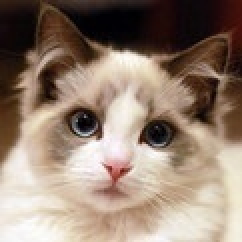
#> input picture Demo3/images/my_image.jpg, 121 x 121 px (shown 2 times larger)
$ jupyter execute --allow-errors assignment4_2.ipynb   (shell and % lines are left out)   (older library calls are emulated)
#> lines starting #> are read from the running program, lines starting #| are printed output that depends on the picture
# Deep Neural Network for Image Classification: Application

When you finish this, you will have finished the last programming assignment of Week 4, and also the last programming assignment of this course!

You will use use the functions you'd implemented in the previous assignment to build a deep network, and apply it to cat vs non-cat classification. Hopefully, you will see an improvement in accuracy relative to your previous logistic regression implementation.

**After this assignment you will be able to:**
- Build and apply a deep neural network to supervised learning.

Let's get started!

## 1 - Packages

Let's first import all the packages that you will need during this assignment.
- [numpy](www.numpy.org) is the fundamental package for scientific computing with Python.
- [matplotlib](http://matplotlib.org) is a library to plot graphs in Python.
- [h5py](http://www.h5py.org) is a common package to interact with a dataset that is stored on an H5 file.
- [PIL](http://www.pythonware.com/products/pil/) and [scipy](https://www.scipy.org/) are used here to test your model with your own picture at the end.
- dnn_app_utils provides the functions implemented in the "Building your Deep Neural Network: Step by Step" assignment to this notebook.
- np.random.seed(1) is used to keep all the random function calls consistent. It will help us grade your work.

[cell 1]
import time
import numpy as np
import h5py
import matplotlib.pyplot as plt
import scipy
from PIL import Image
from scipy import ndimage
from dnn_app_utils_v2 import *

plt.rcParams['figure.figsize'] = (5.0, 4.0) # set default size of plots
plt.rcParams['image.interpolation'] = 'nearest'
plt.rcParams['image.cmap'] = 'gray'


np.random.seed(1)

## 2 - Dataset

You will use the same "Cat vs non-Cat" dataset as in "Logistic Regression as a Neural Network" (Assignment 2). The model you had built had 70% test accuracy on classifying cats vs non-cats images. Hopefully, your new model will perform a better!

**Problem Statement**: You are given a dataset ("data.h5") containing:
    - a training set of m_train images labelled as cat (1) or non-cat (0)
    - a test set of m_test images labelled as cat and non-cat
    - each image is of shape (num_px, num_px, 3) where 3 is for the 3 channels (RGB).

Let's get more familiar with the dataset. Load the data by running the cell below.

#> (a cell that did not finish here is left out)

The following code will show you an image in the dataset. Feel free to change the index and re-run the cell multiple times to see other images.

[cell 3]
# Example of a picture
index = 7
#> (the rest of this cell did not finish here and is left out)

#> (a cell that did not finish here is left out)

As usual, you reshape and standardize the images before feeding them to the network. The code is given in the cell below.

<caption><center> <u>Figure 1</u>: Image to vector conversion. <br> </center></caption>

#> (a cell that did not finish here is left out)

$12,288$ equals $64 \times 64 \times 3$ which is the size of one reshaped image vector.

## 3 - Architecture of your model

Now that you are familiar with the dataset, it is time to build a deep neural network to distinguish cat images from non-cat images.

You will build two different models:
- A 2-layer neural network
- An L-layer deep neural network

You will then compare the performance of these models, and also try out different values for $L$.

Let's look at the two architectures.

### 3.1 - 2-layer neural network

<caption><center> <u>Figure 2</u>: 2-layer neural network. <br> The model can be summarized as: ***INPUT -> LINEAR -> RELU -> LINEAR -> SIGMOID -> OUTPUT***. </center></caption>

<u>Detailed Architecture of figure 2</u>:
- The input is a (64,64,3) image which is flattened to a vector of size $(12288,1)$.
- The corresponding vector: $[x_0,x_1,...,x_{12287}]^T$ is then multiplied by the weight matrix $W^{[1]}$ of size $(n^{[1]}, 12288)$.
- You then add a bias term and take its relu to get the following vector: $[a_0^{[1]}, a_1^{[1]},..., a_{n^{[1]}-1}^{[1]}]^T$.
- You then repeat the same process.
- You multiply the resulting vector by $W^{[2]}$ and add your intercept (bias).
- Finally, you take the sigmoid of the result. If it is greater than 0.5, you classify it to be a cat.

### 3.2 - L-layer deep neural network

It is hard to represent an L-layer deep neural network with the above representation. However, here is a simplified network representation:

<caption><center> <u>Figure 3</u>: L-layer neural network. <br> The model can be summarized as: ***[LINEAR -> RELU] $\times$ (L-1) -> LINEAR -> SIGMOID***</center></caption>

<u>Detailed Architecture of figure 3</u>:
- The input is a (64,64,3) image which is flattened to a vector of size (12288,1).
- The corresponding vector: $[x_0,x_1,...,x_{12287}]^T$ is then multiplied by the weight matrix $W^{[1]}$ and then you add the intercept $b^{[1]}$. The result is called the linear unit.
- Next, you take the relu of the linear unit. This process could be repeated several times for each $(W^{[l]}, b^{[l]})$ depending on the model architecture.
- Finally, you take the sigmoid of the final linear unit. If it is greater than 0.5, you classify it to be a cat.

### 3.3 - General methodology

As usual you will follow the Deep Learning methodology to build the model:
    1. Initialize parameters / Define hyperparameters
    2. Loop for num_iterations:
        a. Forward propagation
        b. Compute cost function
        c. Backward propagation
        d. Update parameters (using parameters, and grads from backprop)
    4. Use trained parameters to predict labels

Let's now implement those two models!

## 4 - Two-layer neural network

**Question**:  Use the helper functions you have implemented in the previous assignment to build a 2-layer neural network with the following structure: *LINEAR -> RELU -> LINEAR -> SIGMOID*. The functions you may need and their inputs are:
```python
def initialize_parameters(n_x, n_h, n_y):
    ...
    return parameters
def linear_activation_forward(A_prev, W, b, activation):
    ...
    return A, cache
def compute_cost(AL, Y):
    ...
    return cost
def linear_activation_backward(dA, cache, activation):
    ...
    return dA_prev, dW, db
def update_parameters(parameters, grads, learning_rate):
    ...
    return parameters
```

[cell 6]
### CONSTANTS DEFINING THE MODEL ####
n_x = 12288     # num_px * num_px * 3
n_h = 7
n_y = 1
layers_dims = (n_x, n_h, n_y)

[cell 7]
# GRADED FUNCTION: two_layer_model

# [91 lines left out: function two_layer_model, not called in this run]

Run the cell below to train your parameters. See if your model runs. The cost should be decreasing. It may take up to 5 minutes to run 2500 iterations. Check if the "Cost after iteration 0" matches the expected output below, if not click on the square (⬛) on the upper bar of the notebook to stop the cell and try to find your error.

#> (a cell that did not finish here is left out)

**Expected Output**:
<table>
    <tr>
        <td> **Cost after iteration 0**</td>
        <td> 0.6930497356599888 </td>
    </tr>
    <tr>
        <td> **Cost after iteration 100**</td>
        <td> 0.6464320953428849 </td>
    </tr>
    <tr>
        <td> **...**</td>
        <td> ... </td>
    </tr>
    <tr>
        <td> **Cost after iteration 2400**</td>
        <td> 0.048554785628770206 </td>
    </tr>
</table>

Good thing you built a vectorized implementation! Otherwise it might have taken 10 times longer to train this.

Now, you can use the trained parameters to classify images from the dataset. To see your predictions on the training and test sets, run the cell below.

#> (a cell that did not finish here is left out)

**Expected Output**:
<table>
    <tr>
        <td> **Accuracy**</td>
        <td> 1.0 </td>
    </tr>
</table>

#> (a cell that did not finish here is left out)

**Expected Output**:

<table>
    <tr>
        <td> **Accuracy**</td>
        <td> 0.72 </td>
    </tr>
</table>

**Note**: You may notice that running the model on fewer iterations (say 1500) gives better accuracy on the test set. This is called "early stopping" and we will talk about it in the next course. Early stopping is a way to prevent overfitting.

Congratulations! It seems that your 2-layer neural network has better performance (72%) than the logistic regression implementation (70%, assignment week 2). Let's see if you can do even better with an $L$-layer model.

## 5 - L-layer Neural Network

**Question**: Use the helper functions you have implemented previously to build an $L$-layer neural network with the following structure: *[LINEAR -> RELU]$\times$(L-1) -> LINEAR -> SIGMOID*. The functions you may need and their inputs are:
```python
def initialize_parameters_deep(layer_dims):
    ...
    return parameters
def L_model_forward(X, parameters):
    ...
    return AL, caches
def compute_cost(AL, Y):
    ...
    return cost
def L_model_backward(AL, Y, caches):
    ...
    return grads
def update_parameters(parameters, grads, learning_rate):
    ...
    return parameters
```

[cell 11]
### CONSTANTS ###
layers_dims = [12288, 20, 7, 5, 1] #  5-layer model

[cell 12]
# GRADED FUNCTION: L_layer_model

# [61 lines left out: function L_layer_model, not called in this run]

You will now train the model as a 5-layer neural network.

Run the cell below to train your model. The cost should decrease on every iteration. It may take up to 5 minutes to run 2500 iterations. Check if the "Cost after iteration 0" matches the expected output below, if not click on the square (⬛) on the upper bar of the notebook to stop the cell and try to find your error.

#> (a cell that did not finish here is left out)

**Expected Output**:
<table>
    <tr>
        <td> **Cost after iteration 0**</td>
        <td> 0.771749 </td>
    </tr>
    <tr>
        <td> **Cost after iteration 100**</td>
        <td> 0.672053 </td>
    </tr>
    <tr>
        <td> **...**</td>
        <td> ... </td>
    </tr>
    <tr>
        <td> **Cost after iteration 2400**</td>
        <td> 0.092878 </td>
    </tr>
</table>

#> (a cell that did not finish here is left out)

<table>
    <tr>
    <td>
    **Train Accuracy**
    </td>
    <td>
    0.985645933014
    </td>
    </tr>
</table>

#> (a cell that did not finish here is left out)

**Expected Output**:

<table>
    <tr>
        <td> **Test Accuracy**</td>
        <td> 0.8 </td>
    </tr>
</table>

Congrats! It seems that your 5-layer neural network has better performance (80%) than your 2-layer neural network (72%) on the same test set.

This is good performance for this task. Nice job!

Though in the next course on "Improving deep neural networks" you will learn how to obtain even higher accuracy by systematically searching for better hyperparameters (learning_rate, layers_dims, num_iterations, and others you'll also learn in the next course).

##  6) Results Analysis

First, let's take a look at some images the L-layer model labeled incorrectly. This will show a few mislabeled images.

#> (a cell that did not finish here is left out)

**A few type of images the model tends to do poorly on include:**
- Cat body in an unusual position
- Cat appears against a background of a similar color
- Unusual cat color and species
- Camera Angle
- Brightness of the picture
- Scale variation (cat is very large or small in image)

## 7) Test with your own image (optional/ungraded exercise) ##

Congratulations on finishing this assignment. You can use your own image and see the output of your model. To do that:
    1. Click on "File" in the upper bar of this notebook, then click "Open" to go on your Coursera Hub.
    2. Add your image to this Jupyter Notebook's directory, in the "images" folder
    3. Change your image's name in the following code
    4. Run the code and check if the algorithm is right (1 = cat, 0 = non-cat)!

[cell 17]
## START CODE HERE ##

from skimage.transform import resize
# [8 lines of commented-out code are left out]


my_image = 'my_image.jpg'  # Replace with your image file name
fname = "images/" + my_image  # Ensure this path exists
num_px = 64  # Replace with your desired image dimension (e.g., 64x64)

# Load the image
try:
    image = plt.imread(fname)  # Read the image
#> image is the input picture: shape (121, 121, 3); mean R, G, B 147.9, 128.5, 113.9
except FileNotFoundError:
    print(f"File not found: {fname}")
    exit()

# Resize the image
image_resized = resize(image, (num_px, num_px), mode='reflect', anti_aliasing=True)
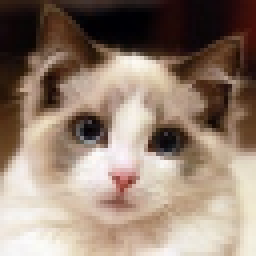
#> image_resized: shape (64, 64, 3) float64 (shown 4 times larger); mean R, G, B 0.58, 0.504, 0.447

# Reshape the image for model input
my_image = image_resized.reshape((num_px * num_px * 3, 1))
#> my_image = 12288 values, max 0.999 at index 7557, min 7.32e-09 at index 1051, mean 0.51
my_label_y=1
# Perform prediction
#> (the rest of this cell did not finish here and is left out)
